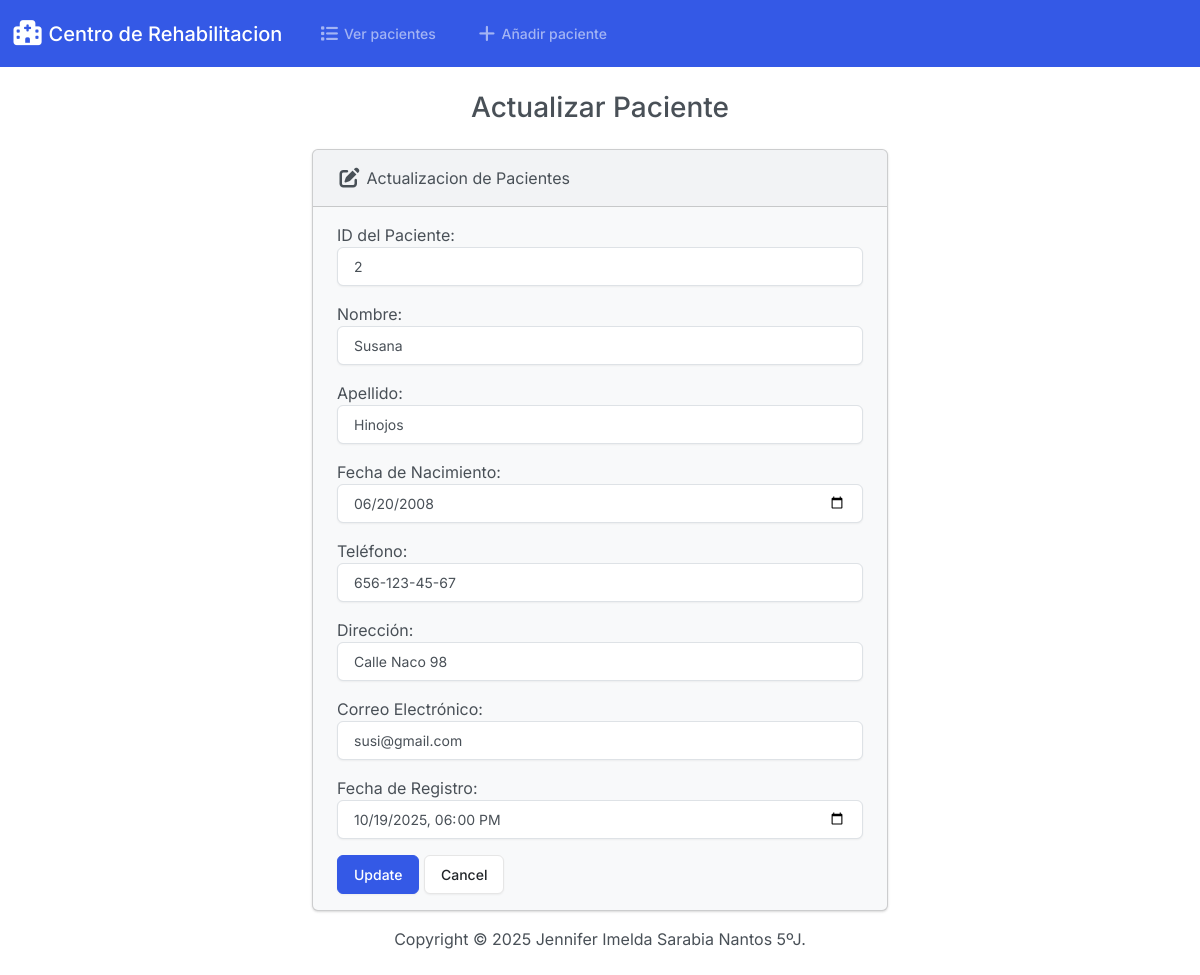
Page /edit/2/ on the committed database.
### pacientes/models.py (models this page shows, shortened)
class Paciente(models.Model):
    id_pac = models.PositiveIntegerField()
    nombre_pac = models.CharField(max_length=50)
    apellido_pac = models.CharField(max_length=50)
    fecha_nacimiento = models.DateField()
    telefono_pac = models.CharField(max_length=15)
    direccion_pac = models.CharField(max_length=100)
    correo_pac = models.EmailField(max_length=100)
    fecha_registro = models.DateTimeField()

### pacientes/views.py (the view)
# urls.py: path('edit/<int:id>/', views.edit, name='edit'),
def edit(request, id):
    if request.method == 'POST':
        paciente = Paciente.objects.get(pk=id)
        form = PacienteForm(request.POST, instance=paciente)
        if form.is_valid():
            form.save()
            return render(request, 'pacientes/edit.html', {
                'form': form,
                'success': True
            })
    else:
        paciente = Paciente.objects.get(pk=id)
        form = PacienteForm(instance=paciente)
    return render(request, 'pacientes/edit.html', {
        'form': form,
    })

### pacientes/templates/pacientes/edit.html (shortened to what this page needs)
{% extends "pacientes/base.html" %}
{% block body %}
<h3 class="text-center m-4">Actualizar Paciente</h3>
{% if success %}
<div class="alert alert-success" role="alert">
    El paciente fue actualizado correctamente.
    <a href="{% url 'index' %}" class="alert-link">Ir al inicio</a>
</div>
{% else %}
<div class="row justify-content-center">
    <div class="col-6">
        <div class="card bg-light mb-3">
            <div class="card-header">
                <i class="fa-solid fa-pen-to-square fa-lg"></i> Actualizacion de Pacientes
            </div>
            <div class="card-body">
                <form action="" method="POST">
                    {{ form.as_p }}
                    <button type="submit" class="btn btn-primary">Update</button>
                    <a href="{% url 'index' %}" class="btn btn-secondary">Cancel</a>
                </form>
            </div>
        </div>
    </div>
</div>
{% endif %}
{% endblock %}

### rows in the picture
Paciente: id_pac "2", nombre_pac "Susana", apellido_pac "Hinojos", fecha_nacimiento "06/20/2008", telefono_pac "656-123-45-67", direccion_pac "Calle Naco 98", correo_pac "susi@gmail.com", fecha_registro "10/19/2025 18:00"
